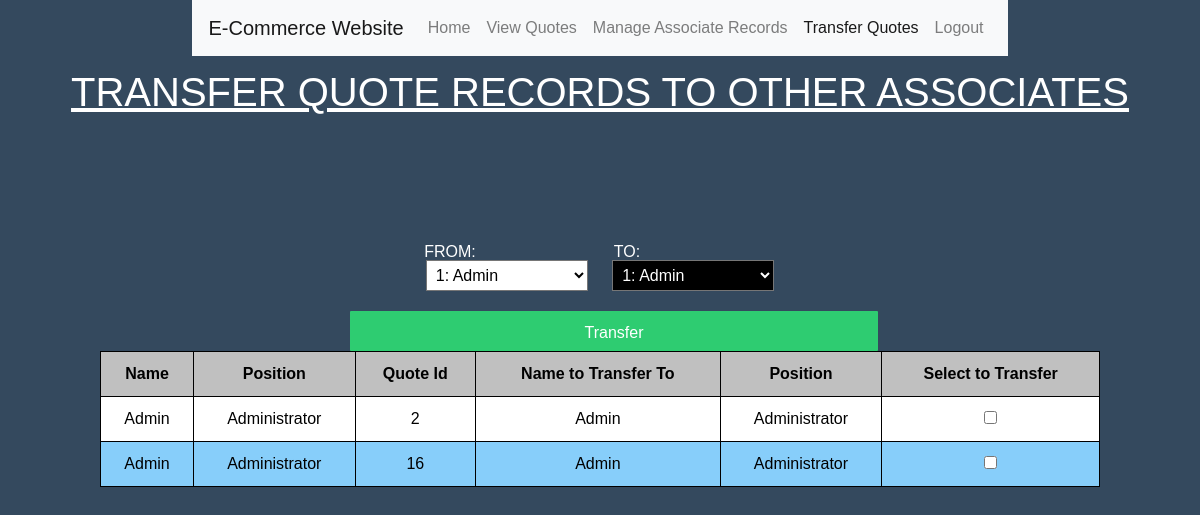
/transferQuote.php (signed in), run on the app's committed database.
### tables this page shows
create table Quote(
    Quote_Id  INT            NOT NULL PRIMARY KEY AUTO_INCREMENT,
    User_Id   INT            NOT NULL,
    Cust_Id   INT            NOT NULL,
    SNote     VARCHAR(1000),
    Status    CHAR(11)       NOT NULL DEFAULT "Unfinalized",
    Date      DATETIME       NOT NULL DEFAULT CURRENT_TIMESTAMP,
    Discount  DECIMAL(15,2),
    Percent   BOOLEAN,

    foreign key(User_Id) references Associate(User_Id)
);

create table Associate(
    User_Id  INT             NOT NULL PRIMARY KEY AUTO_INCREMENT,
    Name     CHAR(50)        NOT NULL,
    Password VARCHAR(50)     NOT NULL,
    Accu_Com DECIMAL(15,2)   NOT NULL,
    Address  VARCHAR(100)    NOT NULL,
    Pos      INT             NOT NULL DEFAULT 0
);

### transferQuote.php (the view, shortened to what this page needs)
<?php
    require_once("secrets.php");
?>
<!DOCTYPE html>
<html>
<head>
<link rel="stylesheet" href="https://stackpath.bootstrapcdn.com/bootstrap/4.3.1/css/bootstrap.min.css">
<link rel="stylesheet" href="manage.css">
</head>
<body>
    <nav class="navbar navbar-expand-lg navbar-light bg-light">
    <a class="navbar-brand" href="#">E-Commerce Website</a>
    <div class="collapse navbar-collapse" id="navbarNav">
        <ul class="navbar-nav">
        <li class="nav-item ">
            <a class="nav-link" href="home.php">Home <span class="sr-only">(current)</span></a>
        </li>
        <li class="nav-item">
            <a class="nav-link" href="views.php">View Quotes</a>
        </li>
        <li class="nav-item">
            <a class="nav-link" href="manage.php">Manage Associate Records</a>
        </li>
        <li class="nav-item active">
            <a class="nav-link" href="transferQuote.php">Transfer Quotes</a>
        </li>
        <li class="nav-item">
            <a class="nav-link" href="logout.php">Logout</a>
        </li>
        </ul>
    </div>
    </nav>
    <h1>TRANSFER QUOTE RECORDS TO OTHER ASSOCIATES</h1>
    <br>
    <p class="MYP" id="FROM">FROM:</p>
    <p class="MYP" id="TO">TO:</p>
</body>
<?php
  $getAssocInfo = "select User_Id, Name from Associate;";
  $result2 = $pdo->query($getAssocInfo);
  $getAssocInfo2 = "select User_Id, Name from Associate;";
  $result3 = $pdo->query($getAssocInfo2);
  if (isset($_POST['Asso1']))
  {
    $getQuoteRecord = "select Associate.User_Id, Name, Pos, Quote_Id, Status from Associate, Quote
    where Associate.User_Id = ".$_POST['Asso1']." and Quote.User_Id = ".$_POST['Asso1'].";";
    $User_Id = $_POST['Asso1'];
    $User_Id2 = $_POST['Asso2'];
  }
  else
  {
    $get1Assoc = "select User_Id from Associate;";
    $get1 = $pdo->query($get1Assoc);
    $getFirst = $get1->fetch();
    $first = $getFirst['User_Id'];
    $getQuoteRecord = "select Associate.User_Id, Name, Pos, Quote_Id, Status from Associate, Quote
    where Associate.User_Id = ".$first." and Quote.User_Id = ".$first.";";
  }
  $result = $pdo->query($getQuoteRecord);
?>
  <form action="" method="POST" id="AssoForm">
    <select id="Asso1" class="CUSTOMSELECT" name="Asso1" onchange="submit()">
      <?php while ($AssocInfo = $result2->fetch()):?>
        <option <?php if (isset($User_Id)){if ($User_Id == $AssocInfo['User_Id']) {echo "selected";}} else if (isset($first)){ if ($first == $AssocInfo['User_Id']) {echo "selected";}}?> value=<?php echo "\"".$AssocInfo['User_Id']."\"";?>><?php echo $AssocInfo['User_Id'].": ".$AssocInfo['Name'];?></option>
      <?php endwhile;?>
    </select>
    <select id="Asso2" class="CUSTOMSELECT" name="Asso2" onchange="submit()">
      <?php while ($AssocInfo2 = $result3->fetch()):?>
        <option <?php if (isset($User_Id2)){if ($User_Id2 == $AssocInfo2['User_Id']) {echo "selected";}} ?> value=<?php echo "\"".$AssocInfo2['User_Id']."\"";?>><?php echo $AssocInfo2['User_Id'].": ".$AssocInfo2['Name'];?></option>
      <?php endwhile;?>
    </select>
  </form>
  <?php
    if (isset($User_Id2)) {$Id2 = $User_Id2;} else {$Id2 = $first;}
    $getA2Name = "select Name, Pos from Associate where User_Id = ".$Id2.";";
    $result4 = $pdo->query($getA2Name);
    $A2Name = $result4->fetch();
    $Name2 = $A2Name['Name'];
    $Pos2 = $A2Name['Pos'];
  ?>
<form action = "processTransfer.php" method = "POST">
  <table>
    <tr align: left;>
      <th>Name</th>
      <th>Position</th>
      <th>Quote Id</th>
      <th>Name to Transfer To</th>
      <th>Position</th>
      <th>Select to Transfer</th>
    </tr>
    <?php while ($QuoteInfo = $result->fetch()):?>
      <tr>
        <td><?php echo $QuoteInfo['Name'];?></td>
        <td><?php if ($QuoteInfo['Pos'] == 2) {echo "Administrator";} else if ($QuoteInfo['Pos'] == 1) {echo "Employee";} else {echo "Associate";}?></td>
        <td><?php echo $QuoteInfo['Quote_Id'];?></td>
        <td><?php echo $Name2;?></td>
        <td><?php if ($Pos2 == 2) {echo "Administrator";} else if ($Pos2 == 1) {echo "Employee";} else {echo "Associate";}?></td>
        <td>
          <input type="checkbox" name='QId[]' value=<?php echo "\"".$QuoteInfo['Quote_Id']."\"";?>>
        </td>
      </tr>
    <?php endwhile;?>
        <input type="submit" class="SUBMIT" name="Transfer Quotes" value="Transfer"/>
  </table>
</form>
</html>

### manage.css (style rules this page uses)
* { margin:0; padding: 0; font-family: sans-serif; box-sizing: border-box; }
body { height: 50vh; display: grid; place-items: center; background: #34495e; }
table { width: 1000px; }
table, td, th { padding: 10px; border: 1px solid black; border-collapse: collapse; text-align: center; }
td { font-size: 16px; }
th { background-color:silver; color:black; }
tr:nth-child(odd) { background-color:lightskyblue; color:black; }
tr:nth-child(even) { background-color:white; color:black; }
h1 { color:white; text-decoration: underline; text-transform: uppercase; font-weight: 500; padding:12px; }
.SUBMIT { width:20%; background:#2ecc71; color:white; border: 0; padding:10px; border-radius:1px; height: 40px; width: 528px; position:relative; left:250px; }
.CUSTOMSELECT { margin-top: 20px; padding:5px; background:black; margin-bottom: 20px; color:white; }
#Asso1 { margin-right:20px; background:white; color:black; }
.MYP { color:white; }
#FROM { position:relative; left:-150px; top:80px; }
#TO { position:relative; left:27px; top:40px; }

### data on the page
quote: User_Id.Name "Admin", Quote_Id "2"
quote: User_Id.Name "Admin", Quote_Id "16"

### other printed values
form field Asso1 "1: Admin"
form field Asso2 "1: Admin"
